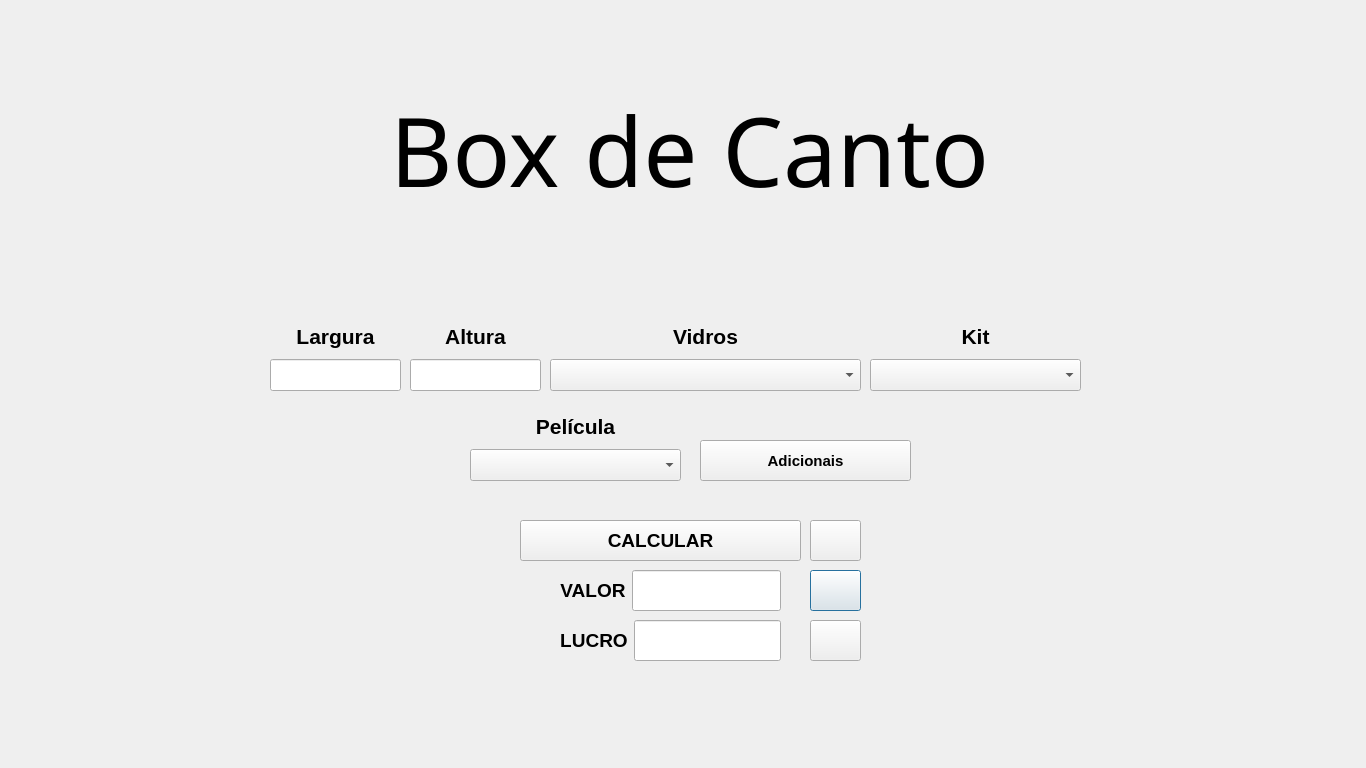
<?xml version="1.0" encoding="UTF-8"?>
<ui version="4.0">
 <class>BoxCanto</class>
 <widget class="QDialog" name="BoxCanto">
  <property name="geometry">
   <rect>
    <x>0</x>
    <y>0</y>
    <width>1366</width>
    <height>768</height>
   </rect>
  </property>
  <property name="windowTitle">
   <string>Dialog</string>
  </property>
  <widget class="QWidget" name="layoutWidget_5">
   <property name="geometry">
    <rect>
     <x>270</x>
     <y>320</y>
     <width>131</width>
     <height>71</height>
    </rect>
   </property>
   <layout class="QVBoxLayout" name="verticalLayout">
    <item>
     <widget class="QLabel" name="labelLargura">
      <property name="font">
       <font>
        <pointsize>14</pointsize>
        <bold>true</bold>
       </font>
      </property>
      <property name="text">
       <string>&lt;html&gt;&lt;head/&gt;&lt;body&gt;&lt;p align=&quot;center&quot;&gt;&lt;span style=&quot; font-size:16pt;&quot;&gt;Largura&lt;/span&gt;&lt;/p&gt;&lt;/body&gt;&lt;/html&gt;</string>
      </property>
     </widget>
    </item>
    <item>
     <widget class="QLineEdit" name="lineEditLargura">
      <property name="sizePolicy">
       <sizepolicy hsizetype="Expanding" vsizetype="Preferred">
        <horstretch>0</horstretch>
        <verstretch>0</verstretch>
       </sizepolicy>
      </property>
      <property name="font">
       <font>
        <pointsize>11</pointsize>
        <bold>true</bold>
       </font>
      </property>
     </widget>
    </item>
   </layout>
  </widget>
  <widget class="QWidget" name="layoutWidget_9">
   <property name="geometry">
    <rect>
     <x>470</x>
     <y>410</y>
     <width>211</width>
     <height>71</height>
    </rect>
   </property>
   <layout class="QVBoxLayout" name="verticalLayout_8">
    <item>
     <widget class="QLabel" name="label_7">
      <property name="text">
       <string>&lt;html&gt;&lt;head/&gt;&lt;body&gt;&lt;p align=&quot;center&quot;&gt;&lt;span style=&quot; font-size:16pt; font-weight:700;&quot;&gt;Película&lt;/span&gt;&lt;/p&gt;&lt;/body&gt;&lt;/html&gt;</string>
      </property>
     </widget>
    </item>
    <item>
     <widget class="QComboBox" name="comboBoxPelicula">
      <property name="sizePolicy">
       <sizepolicy hsizetype="Preferred" vsizetype="Preferred">
        <horstretch>0</horstretch>
        <verstretch>0</verstretch>
       </sizepolicy>
      </property>
      <property name="font">
       <font>
        <pointsize>11</pointsize>
        <bold>true</bold>
       </font>
      </property>
      <item>
       <property name="text">
        <string/>
       </property>
      </item>
     </widget>
    </item>
   </layout>
  </widget>
  <widget class="QWidget" name="layoutWidget_7">
   <property name="geometry">
    <rect>
     <x>870</x>
     <y>320</y>
     <width>211</width>
     <height>71</height>
    </rect>
   </property>
   <layout class="QVBoxLayout" name="verticalLayout_5">
    <item>
     <widget class="QLabel" name="label_3">
      <property name="text">
       <string>&lt;html&gt;&lt;head/&gt;&lt;body&gt;&lt;p align=&quot;center&quot;&gt;&lt;span style=&quot; font-size:16pt; font-weight:700;&quot;&gt;Kit&lt;/span&gt;&lt;/p&gt;&lt;/body&gt;&lt;/html&gt;</string>
      </property>
     </widget>
    </item>
    <item>
     <widget class="QComboBox" name="comboBoxKit">
      <property name="sizePolicy">
       <sizepolicy hsizetype="Preferred" vsizetype="Preferred">
        <horstretch>0</horstretch>
        <verstretch>0</verstretch>
       </sizepolicy>
      </property>
      <property name="font">
       <font>
        <pointsize>11</pointsize>
        <bold>true</bold>
       </font>
      </property>
      <item>
       <property name="text">
        <string/>
       </property>
      </item>
     </widget>
    </item>
   </layout>
  </widget>
  <widget class="QPushButton" name="pushButtonSalvar">
   <property name="geometry">
    <rect>
     <x>810</x>
     <y>570</y>
     <width>51</width>
     <height>41</height>
    </rect>
   </property>
   <property name="text">
    <string/>
   </property>
   <property name="icon">
    <iconset resource="files.qrc">
     <normaloff>:/imagens/salvar.png</normaloff>:/imagens/salvar.png</iconset>
   </property>
   <property name="iconSize">
    <size>
     <width>24</width>
     <height>24</height>
    </size>
   </property>
  </widget>
  <widget class="QPushButton" name="pushButtonRefatorando">
   <property name="geometry">
    <rect>
     <x>700</x>
     <y>440</y>
     <width>211</width>
     <height>41</height>
    </rect>
   </property>
   <property name="font">
    <font>
     <pointsize>11</pointsize>
     <bold>true</bold>
    </font>
   </property>
   <property name="text">
    <string>Adicionais</string>
   </property>
   <property name="icon">
    <iconset resource="files.qrc">
     <normaloff>:/imagens/adicionar-a-cesta.png</normaloff>:/imagens/adicionar-a-cesta.png</iconset>
   </property>
   <property name="iconSize">
    <size>
     <width>24</width>
     <height>24</height>
    </size>
   </property>
  </widget>
  <widget class="QPushButton" name="pushButtonDesconto">
   <property name="geometry">
    <rect>
     <x>810</x>
     <y>520</y>
     <width>51</width>
     <height>41</height>
    </rect>
   </property>
   <property name="text">
    <string/>
   </property>
   <property name="icon">
    <iconset resource="files.qrc">
     <normaloff>:/imagens/desconto.png</normaloff>:/imagens/desconto.png</iconset>
   </property>
   <property name="iconSize">
    <size>
     <width>24</width>
     <height>24</height>
    </size>
   </property>
  </widget>
  <widget class="QLabel" name="label">
   <property name="geometry">
    <rect>
     <x>390</x>
     <y>80</y>
     <width>641</width>
     <height>141</height>
    </rect>
   </property>
   <property name="font">
    <font>
     <family>Matura MT Script Capitals</family>
     <pointsize>72</pointsize>
     <bold>false</bold>
    </font>
   </property>
   <property name="text">
    <string>&lt;html&gt;&lt;head/&gt;&lt;body&gt;&lt;p&gt;Box de Canto&lt;/p&gt;&lt;/body&gt;&lt;/html&gt;</string>
   </property>
  </widget>
  <widget class="QWidget" name="layoutWidget_6">
   <property name="geometry">
    <rect>
     <x>560</x>
     <y>570</y>
     <width>221</width>
     <height>41</height>
    </rect>
   </property>
   <layout class="QHBoxLayout" name="horizontalLayout">
    <item>
     <widget class="QLabel" name="label_4">
      <property name="text">
       <string>&lt;html&gt;&lt;head/&gt;&lt;body&gt;&lt;p align=&quot;center&quot;&gt;&lt;span style=&quot; font-size:14pt; font-weight:700;&quot;&gt;VALOR&lt;/span&gt;&lt;/p&gt;&lt;/body&gt;&lt;/html&gt;</string>
      </property>
     </widget>
    </item>
    <item>
     <widget class="QLineEdit" name="lineEditValor">
      <property name="sizePolicy">
       <sizepolicy hsizetype="Expanding" vsizetype="Preferred">
        <horstretch>0</horstretch>
        <verstretch>0</verstretch>
       </sizepolicy>
      </property>
      <property name="font">
       <font>
        <pointsize>16</pointsize>
        <bold>true</bold>
       </font>
      </property>
     </widget>
    </item>
   </layout>
  </widget>
  <widget class="QPushButton" name="pushButtonLimpar">
   <property name="geometry">
    <rect>
     <x>810</x>
     <y>620</y>
     <width>51</width>
     <height>41</height>
    </rect>
   </property>
   <property name="text">
    <string/>
   </property>
   <property name="icon">
    <iconset resource="files.qrc">
     <normaloff>:/imagens/limpar.png</normaloff>:/imagens/limpar.png</iconset>
   </property>
   <property name="iconSize">
    <size>
     <width>24</width>
     <height>24</height>
    </size>
   </property>
  </widget>
  <widget class="QPushButton" name="pushButtonCalcular">
   <property name="geometry">
    <rect>
     <x>520</x>
     <y>520</y>
     <width>281</width>
     <height>41</height>
    </rect>
   </property>
   <property name="sizePolicy">
    <sizepolicy hsizetype="Minimum" vsizetype="Preferred">
     <horstretch>0</horstretch>
     <verstretch>0</verstretch>
    </sizepolicy>
   </property>
   <property name="font">
    <font>
     <pointsize>14</pointsize>
     <bold>true</bold>
    </font>
   </property>
   <property name="text">
    <string>CALCULAR</string>
   </property>
  </widget>
  <widget class="QWidget" name="layoutWidget_8">
   <property name="geometry">
    <rect>
     <x>410</x>
     <y>320</y>
     <width>131</width>
     <height>71</height>
    </rect>
   </property>
   <layout class="QVBoxLayout" name="verticalLayout_2">
    <item>
     <widget class="QLabel" name="labelAltura">
      <property name="font">
       <font>
        <pointsize>14</pointsize>
        <bold>true</bold>
       </font>
      </property>
      <property name="text">
       <string>&lt;html&gt;&lt;head/&gt;&lt;body&gt;&lt;p align=&quot;center&quot;&gt;&lt;span style=&quot; font-size:16pt;&quot;&gt;Altura&lt;/span&gt;&lt;/p&gt;&lt;/body&gt;&lt;/html&gt;</string>
      </property>
     </widget>
    </item>
    <item>
     <widget class="QLineEdit" name="lineEditAltura">
      <property name="sizePolicy">
       <sizepolicy hsizetype="Expanding" vsizetype="Preferred">
        <horstretch>0</horstretch>
        <verstretch>0</verstretch>
       </sizepolicy>
      </property>
      <property name="font">
       <font>
        <pointsize>11</pointsize>
        <bold>true</bold>
       </font>
      </property>
     </widget>
    </item>
   </layout>
  </widget>
  <widget class="QWidget" name="layoutWidget">
   <property name="geometry">
    <rect>
     <x>560</x>
     <y>620</y>
     <width>221</width>
     <height>41</height>
    </rect>
   </property>
   <layout class="QVBoxLayout" name="verticalLayout_6">
    <item>
     <layout class="QHBoxLayout" name="horizontalLayout_2">
      <item>
       <widget class="QLabel" name="label_6">
        <property name="text">
         <string>&lt;html&gt;&lt;head/&gt;&lt;body&gt;&lt;p align=&quot;center&quot;&gt;&lt;span style=&quot; font-size:14pt; font-weight:700;&quot;&gt;LUCRO&lt;/span&gt;&lt;/p&gt;&lt;/body&gt;&lt;/html&gt;</string>
        </property>
       </widget>
      </item>
      <item>
       <widget class="QLineEdit" name="lineEditLucro">
        <property name="sizePolicy">
         <sizepolicy hsizetype="Expanding" vsizetype="Preferred">
          <horstretch>0</horstretch>
          <verstretch>0</verstretch>
         </sizepolicy>
        </property>
        <property name="font">
         <font>
          <pointsize>11</pointsize>
          <bold>true</bold>
         </font>
        </property>
        <property name="whatsThis">
         <string>&lt;html&gt;&lt;head/&gt;&lt;body&gt;&lt;p align=&quot;center&quot;&gt;&lt;br/&gt;&lt;/p&gt;&lt;/body&gt;&lt;/html&gt;</string>
        </property>
       </widget>
      </item>
     </layout>
    </item>
   </layout>
  </widget>
  <widget class="QWidget" name="layoutWidget_2">
   <property name="geometry">
    <rect>
     <x>550</x>
     <y>320</y>
     <width>311</width>
     <height>71</height>
    </rect>
   </property>
   <layout class="QVBoxLayout" name="verticalLayout_3">
    <item>
     <widget class="QLabel" name="labelVidros">
      <property name="font">
       <font>
        <pointsize>14</pointsize>
        <bold>true</bold>
       </font>
      </property>
      <property name="text">
       <string>&lt;html&gt;&lt;head/&gt;&lt;body&gt;&lt;p align=&quot;center&quot;&gt;&lt;span style=&quot; font-size:16pt;&quot;&gt;Vidros&lt;/span&gt;&lt;/p&gt;&lt;/body&gt;&lt;/html&gt;</string>
      </property>
     </widget>
    </item>
    <item>
     <widget class="QComboBox" name="comboBoxVidros">
      <property name="sizePolicy">
       <sizepolicy hsizetype="Preferred" vsizetype="Preferred">
        <horstretch>0</horstretch>
        <verstretch>0</verstretch>
       </sizepolicy>
      </property>
      <property name="font">
       <font>
        <pointsize>11</pointsize>
        <bold>true</bold>
       </font>
      </property>
      <item>
       <property name="text">
        <string/>
       </property>
      </item>
     </widget>
    </item>
   </layout>
  </widget>
 </widget>
 <tabstops>
  <tabstop>lineEditLargura</tabstop>
  <tabstop>lineEditAltura</tabstop>
  <tabstop>comboBoxVidros</tabstop>
  <tabstop>comboBoxKit</tabstop>
  <tabstop>comboBoxPelicula</tabstop>
  <tabstop>pushButtonRefatorando</tabstop>
  <tabstop>pushButtonCalcular</tabstop>
  <tabstop>pushButtonDesconto</tabstop>
  <tabstop>pushButtonSalvar</tabstop>
  <tabstop>pushButtonLimpar</tabstop>
  <tabstop>lineEditValor</tabstop>
  <tabstop>lineEditLucro</tabstop>
 </tabstops>
 <resources>
  <include location="files.qrc"/>
 </resources>
 <connections/>
</ui>
